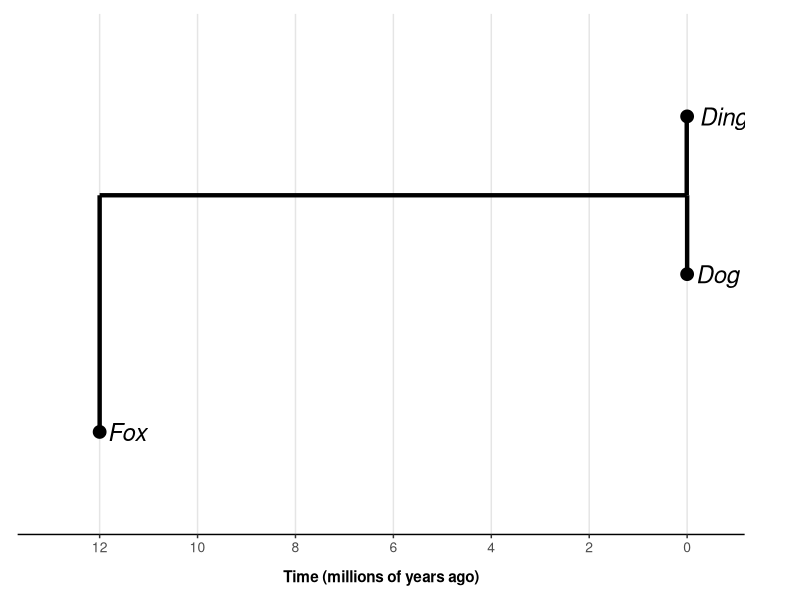
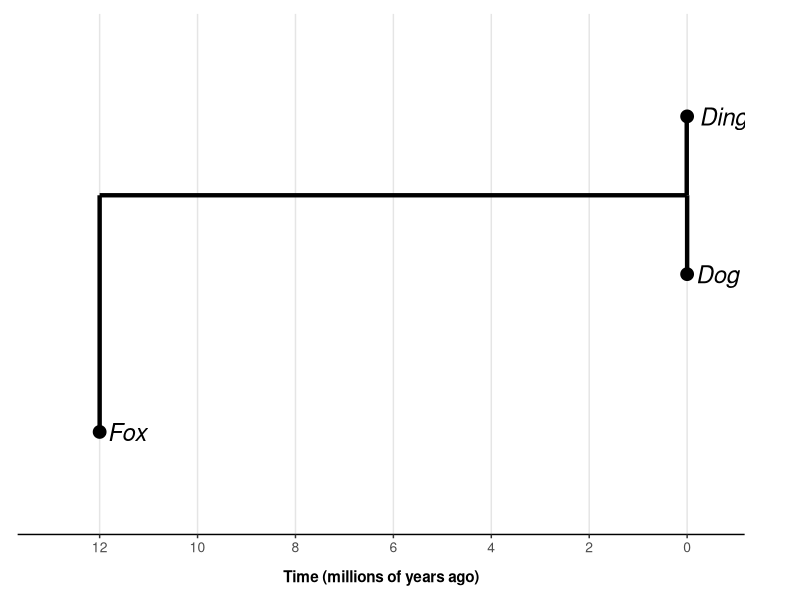

Recreate these plots in R, in order.
#!/usr/bin/env Rscript
# Figure 1A: Simple Phylogenetic Tree
# Clean cladogram showing Dog+Dingo clade with Fox outgroup
# Nodes positioned at divergence times

library(ggplot2)
library(ape)

# Set output directory
output_dir <- "manuscript/figures"
dir.create(output_dir, recursive = TRUE, showWarnings = FALSE)

# Divergence times (millions of years ago):
# - Fox-Dog divergence: 12 Mya
# - Dog-Dingo split: 0.008 Mya (8,000 years ago)

# Create phylogeny data manually
# Node positions:
# Fox: x=12 (diverged 12 Mya, shown at that point)
# Dog-Dingo ancestor: x=0.008 (split 0.008 Mya)
# Dog: x=0 (present)
# Dingo: x=0 (present)

phylo_data <- data.frame(
  species = c("Fox", "Dingo", "Dog"),
  x = c(12, 0, 0),  # Time before present in Mya
  y = c(1, 3, 2),   # Y positions for layout
  stringsAsFactors = FALSE
)

# Branch data (in millions of years)
branches <- data.frame(
  x_start = c(12, 12, 0.008, 0.008, 0),
  x_end = c(12, 0.008, 0.008, 0, 0),
  y_start = c(1, 2.5, 2.5, 3, 2.5),
  y_end = c(2.5, 2.5, 3, 3, 2)
)

# Create plot
p <- ggplot() +
  # Draw branches
  geom_segment(data = branches,
               aes(x = x_start, xend = x_end, y = y_start, yend = y_end),
               linewidth = 1.5, color = "black") +

  # Add node points
  geom_point(data = phylo_data,
             aes(x = x, y = y),
             size = 4, color = "black") +

  # Add species labels
  geom_text(data = phylo_data,
            aes(x = x, y = y, label = species),
            hjust = -0.2, size = 6, fontface = "italic") +

  # Reverse x-axis for "time before present"
  scale_x_reverse(
    name = "Time (millions of years ago)",
    breaks = seq(0, 12, 2),
    labels = seq(0, 12, 2),
    limits = c(13, -0.5)
  ) +

  # Y axis
  scale_y_continuous(limits = c(0.5, 3.5)) +

  # Theme
  theme_classic() +
  theme(
    plot.margin = margin(10, 40, 10, 10),
    panel.grid.major.x = element_line(color = "gray90", linewidth = 0.5),
    axis.text.y = element_blank(),
    axis.title.y = element_blank(),
    axis.ticks.y = element_blank(),
    axis.line.y = element_blank(),
    axis.text.x = element_text(size = 10),
    axis.title.x = element_text(size = 11, face = "bold", margin = margin(t = 10)),
    axis.ticks.x = element_line(),
    axis.line.x = element_line()
  )

# Save figure with better aspect ratio
ggsave(
  filename = file.path(output_dir, "Figure1A_Phylogeny_SIMPLE.pdf"),
  plot = p,
  width = 10,
  height = 4,
  dpi = 600,
  device = "pdf"
)

ggsave(
  filename = file.path(output_dir, "Figure1A_Phylogeny_SIMPLE.png"),
  plot = p,
  width = 10,
  height = 4,
  dpi = 600,
  device = "png"
)

cat("\n=== Simple Phylogeny Complete ===\n")
cat("Clean cladogram with:\n")
cat("  - Fox at 12 Mya (divergence point)\n")
cat("  - Dog and Dingo at 0 Mya (present)\n")
cat("  - Dog-Dingo split visible at ~0.008 Mya\n")
cat("  - Horizontal branch lengths show divergence times\n")
